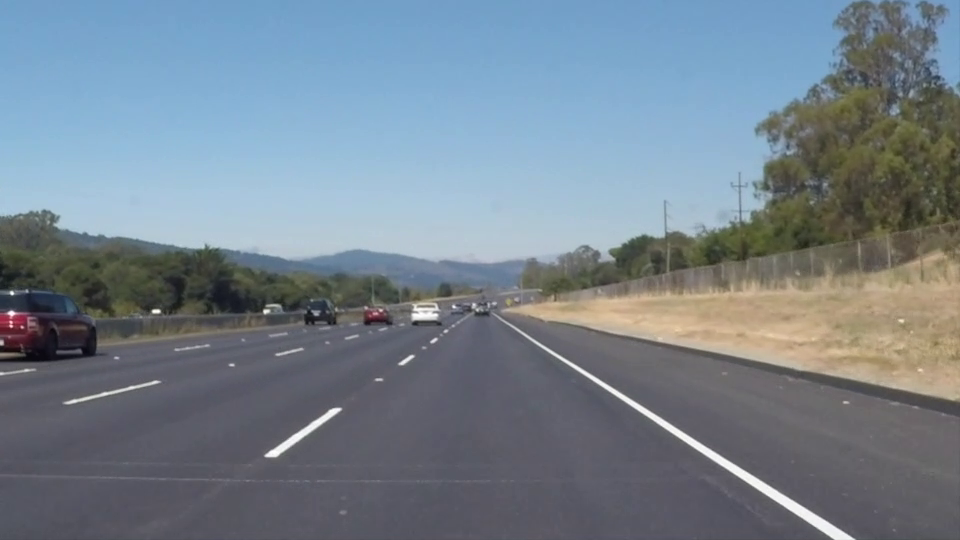
#> input picture frame 22 of solidWhiteRight.mp4, 960 x 540 px, given in place of dataset_images_inference.mp4, which was not available
$ python extract_images.py
#> lines starting #> are read from the running program, lines starting #| are printed output that depends on the picture; pictures that were not available may be replaced by others from this repository, and a replacement may not be noted
import cv2
import numpy as np
import os

video_path = "/home/namphuongtran9196/jetracer_official/yolo_lane_following/artifacts/dataset_images_inference.mp4"
output_path = "/home/namphuongtran9196/jetracer_official/conference-latex-template/IEEE-conference-template-062824/fig2_seg.jpg"

cap = cv2.VideoCapture(video_path)
if not cap.isOpened():
    print("Error opening video stream or file")
    exit(1)

total_frames = int(cap.get(cv2.CAP_PROP_FRAME_COUNT))
frame_indices = [int(total_frames * 0.1), int(total_frames * 0.35), int(total_frames * 0.6), int(total_frames * 0.85)]

frames = []
for idx in frame_indices:
    cap.set(cv2.CAP_PROP_POS_FRAMES, idx)
    ret, frame = cap.read()
    if ret:
        frames.append(frame)
#> this loop made 4 passes
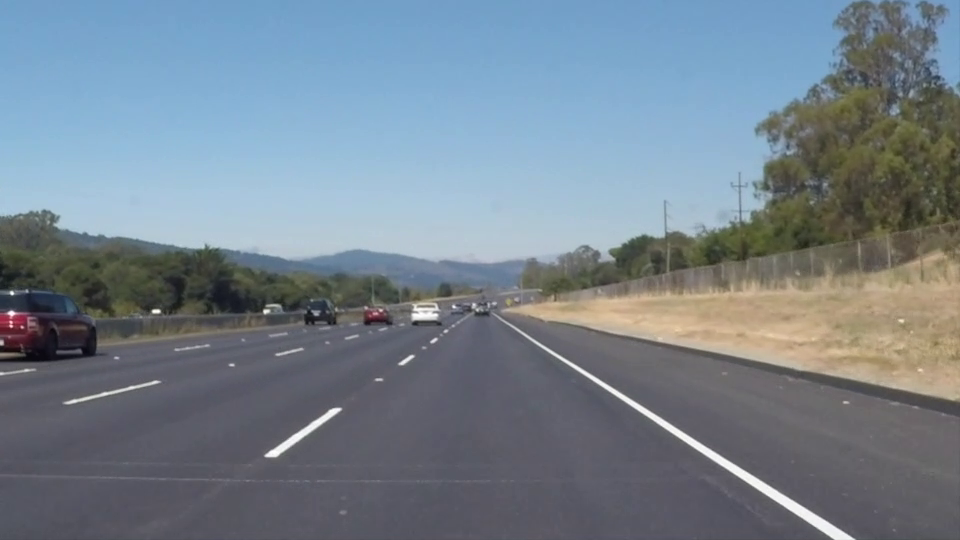
#> input picture frame 22 of solidWhiteRight.mp4, 960 x 540 px, given in place of dataset_images_inference.mp4, which was not available
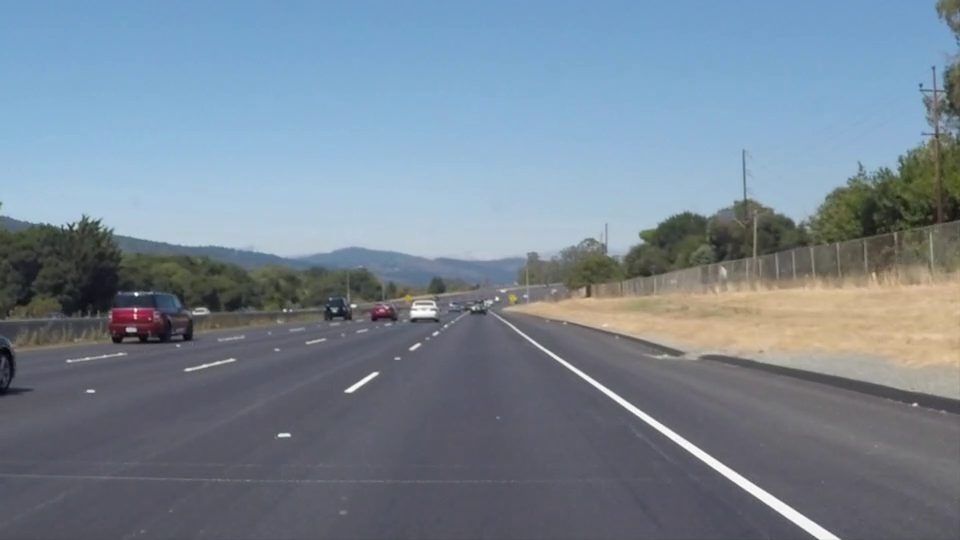
#> input picture frame 77 of solidWhiteRight.mp4, 960 x 540 px, given in place of dataset_images_inference.mp4, which was not available
#> pass 3, `ret, frame = cap.read()`:
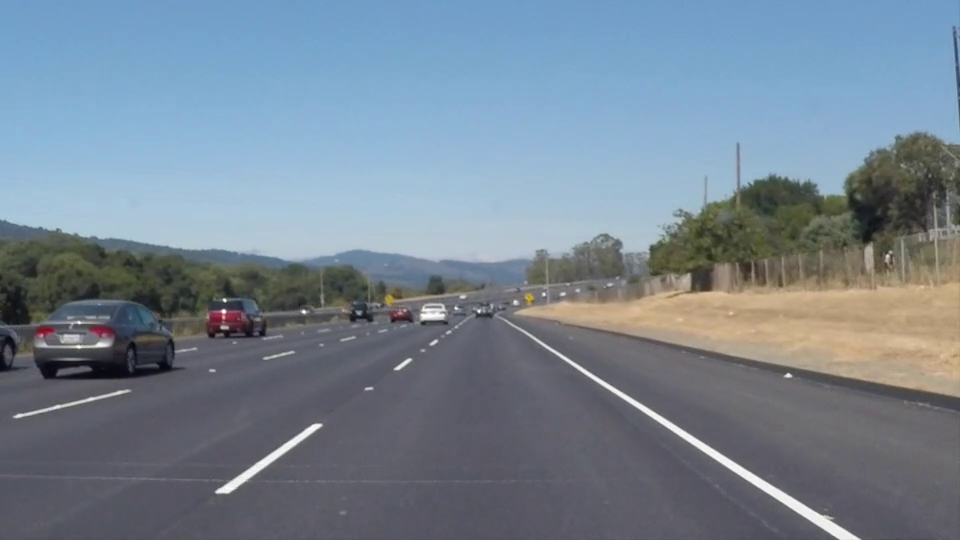
#> frame: shape (540, 960, 3); mean B, G, R 146.4, 132.9, 118.6
#> after the loop, frames = 4 items

cap.release()

if len(frames) == 4:
    # Resize frames if they are not the same size (though they should be)
    h, w = frames[0].shape[:2]
#> h = 540; w = 960
    for i in range(1, 4):
        frames[i] = cv2.resize(frames[i], (w, h))

    # Add a border to each frame
    border_size = 5
    bordered_frames = []
    for frame in frames:
        bordered = cv2.copyMakeBorder(frame, border_size, border_size, border_size, border_size, cv2.BORDER_CONSTANT, value=[255, 255, 255])
        bordered_frames.append(bordered)
#> this loop made 4 passes
#> pass 1, `bordered = cv2.copyMakeBorder(frame, border_size, border_size, border_..`:
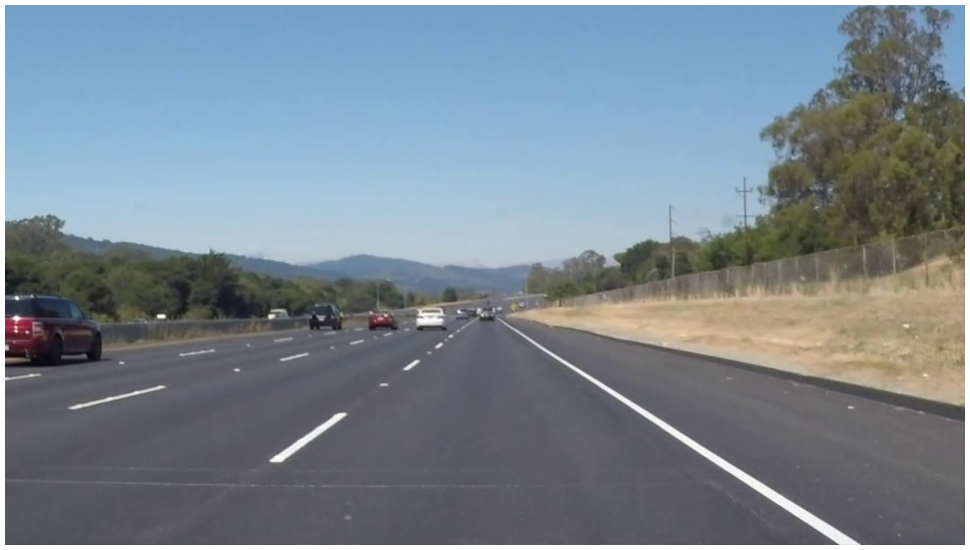
#> bordered: shape (550, 970, 3); mean B, G, R 145.1, 134.2, 121.6
#> pass 3, `bordered = cv2.copyMakeBorder(frame, border_size, border_size, border_..`:
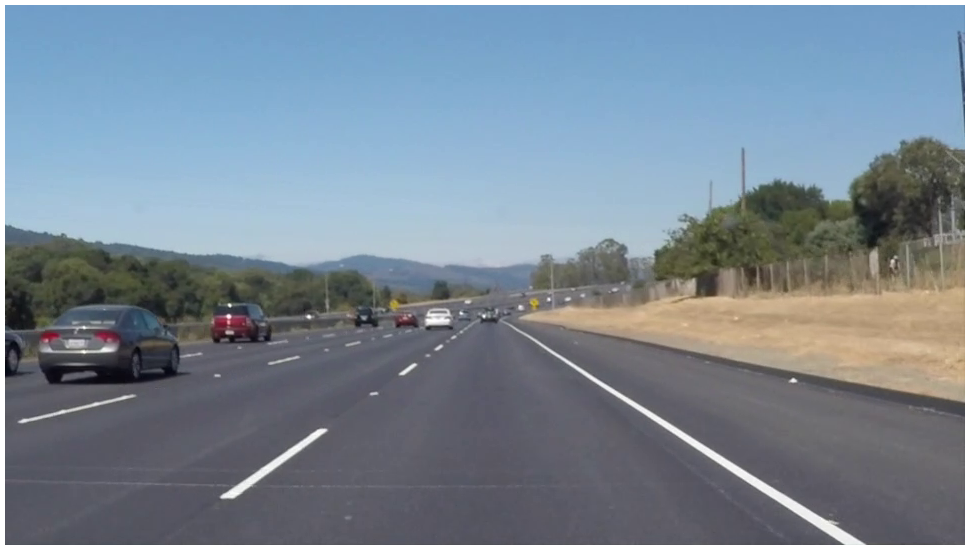
#> bordered: shape (550, 970, 3); mean of channels 0, 1, 2 149.5, 136.3, 122.5; drawn as B, G, R
#> after the loop, bordered_frames = 4 items

    # Combine into a 2x2 grid
    top_row = np.hstack((bordered_frames[0], bordered_frames[1]))
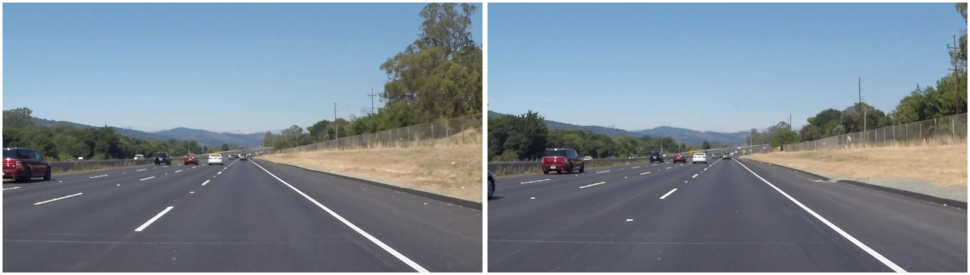
#> top_row: shape (550, 1940, 3) (shown at 1/2 size); mean of channels 0, 1, 2 148, 135.7, 122.3; drawn as B, G, R
    bottom_row = np.hstack((bordered_frames[2], bordered_frames[3]))
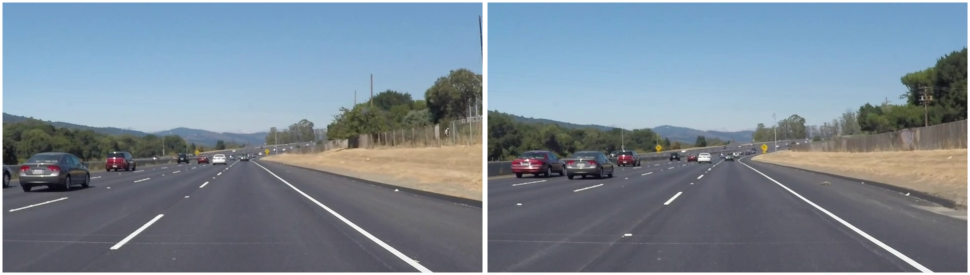
#> bottom_row: shape (550, 1940, 3) (shown at 1/2 size); mean of channels 0, 1, 2 148.7, 135.6, 121.5; drawn as B, G, R
    grid = np.vstack((top_row, bottom_row))
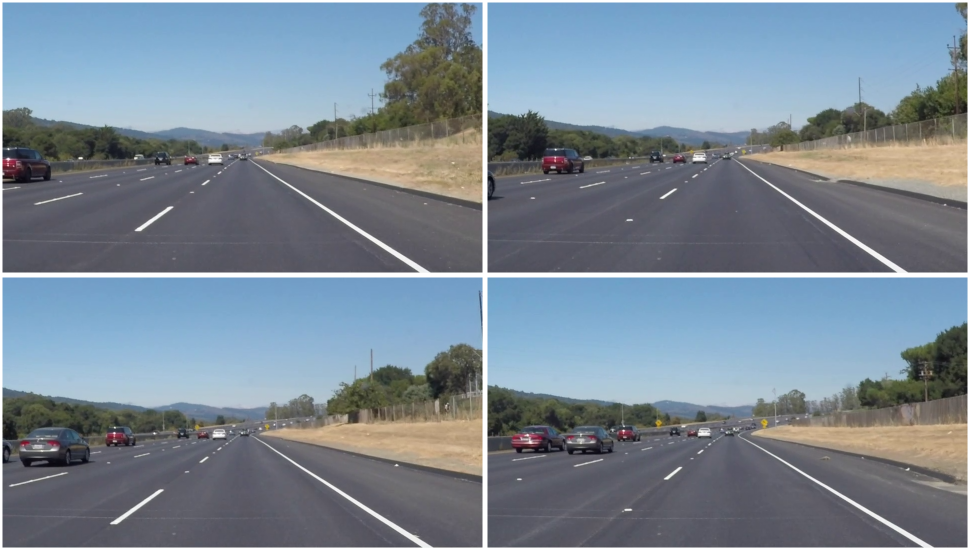
#> grid: shape (1100, 1940, 3) (shown at 1/2 size); mean of channels 0, 1, 2 148.4, 135.6, 121.9; drawn as B, G, R

    cv2.imwrite(output_path, grid)
    print(f"Successfully saved 2x2 grid to {output_path}")
else:
    print(f"Failed to extract 4 frames. Only extracted {len(frames)} frames.")

$ run again, starting later in the video
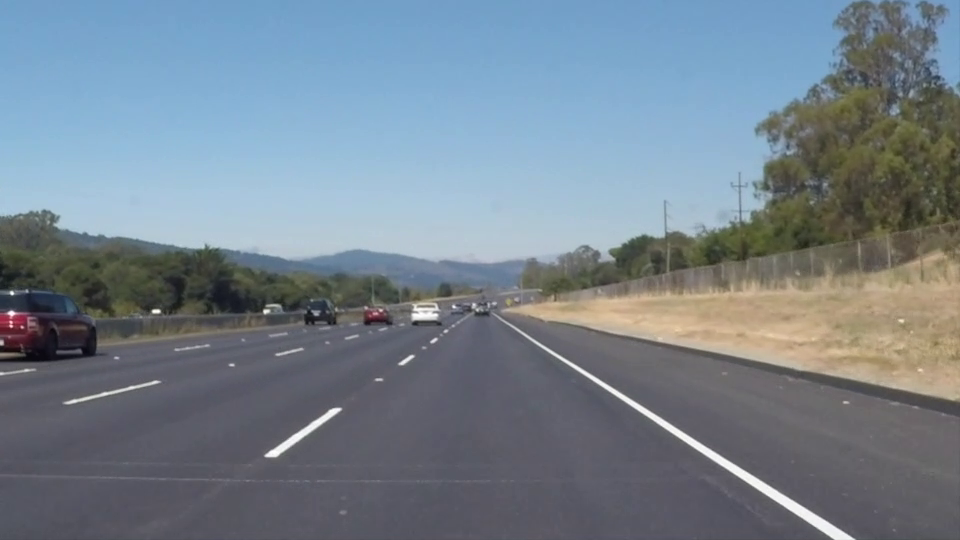
#> input picture frame 22 of solidWhiteRight.mp4, 960 x 540 px, given in place of dataset_images_inference.mp4, which was not available
#> the loop `for idx in frame_indices:` made 4 passes
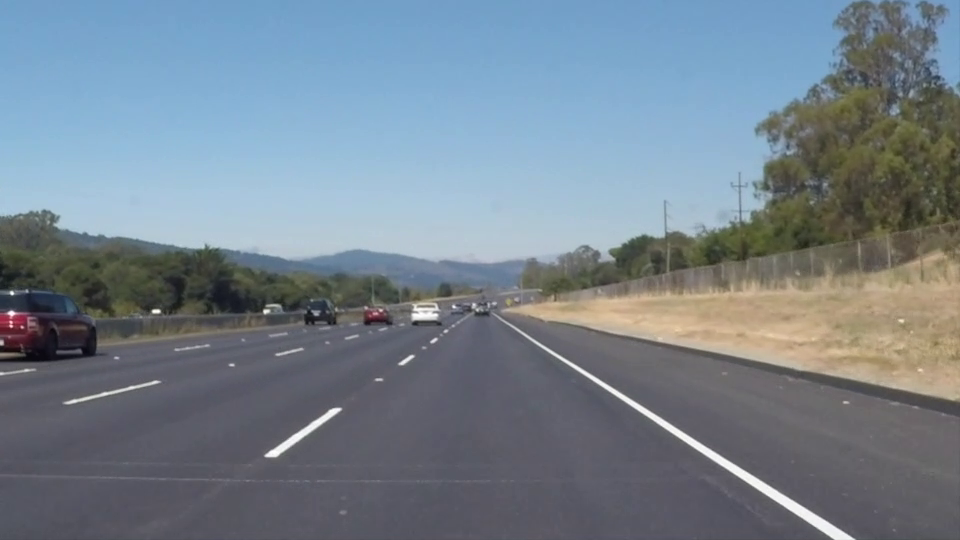
#> input picture frame 22 of solidWhiteRight.mp4, 960 x 540 px, given in place of dataset_images_inference.mp4, which was not available
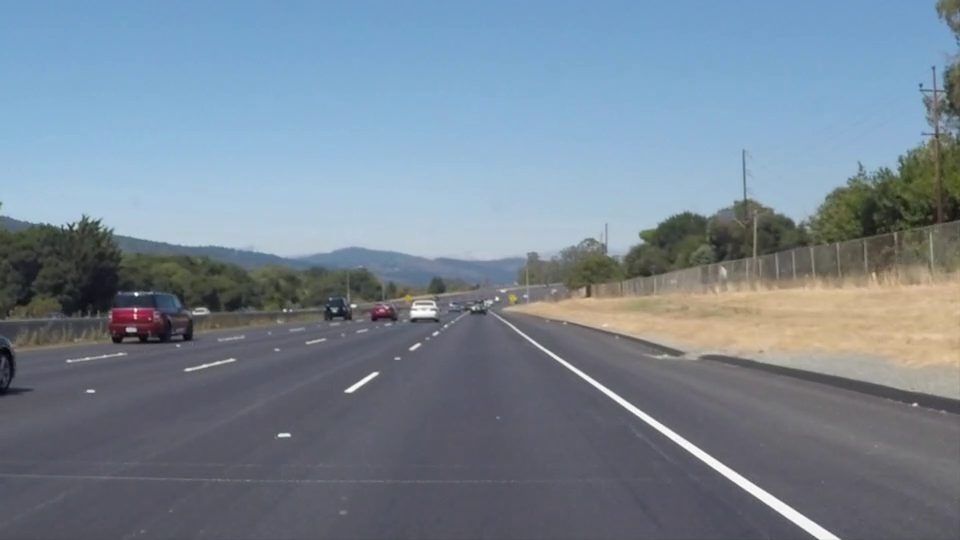
#> input picture frame 77 of solidWhiteRight.mp4, 960 x 540 px, given in place of dataset_images_inference.mp4, which was not available
#> after the loop `for idx in frame_indices:`: frames = 4 items
#> the loop `for frame in frames:` made 4 passes

$ run again, starting later in the video
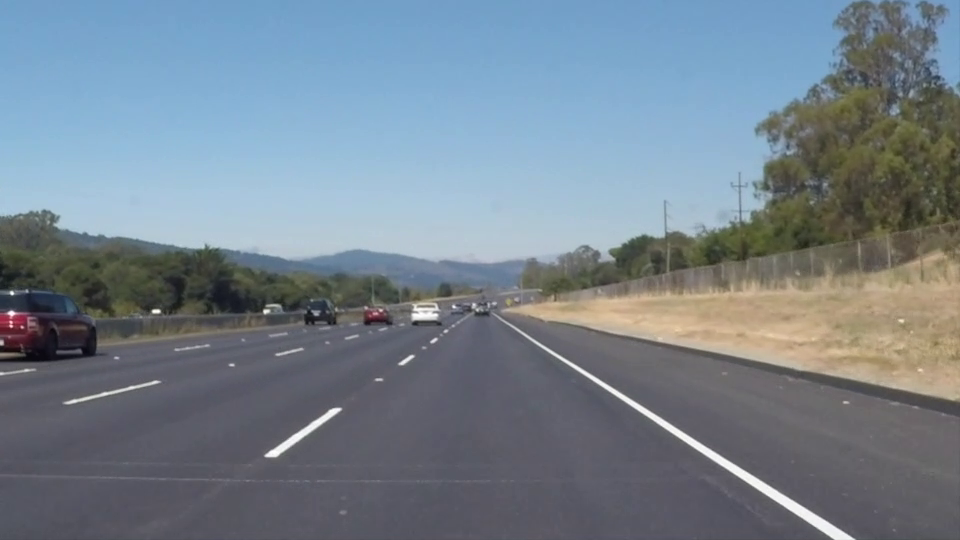
#> input picture frame 22 of solidWhiteRight.mp4, 960 x 540 px, given in place of dataset_images_inference.mp4, which was not available
#> the loop `for idx in frame_indices:` made 4 passes
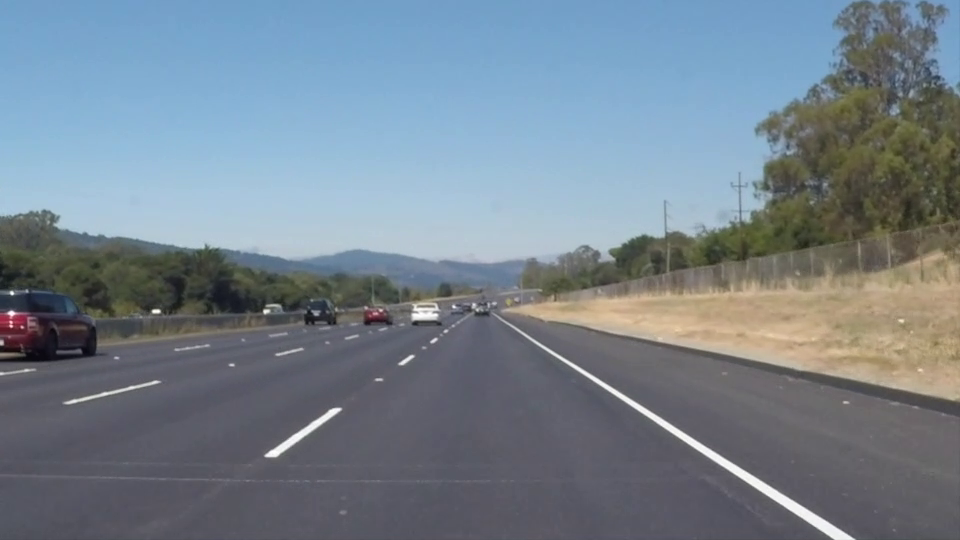
#> input picture frame 22 of solidWhiteRight.mp4, 960 x 540 px, given in place of dataset_images_inference.mp4, which was not available
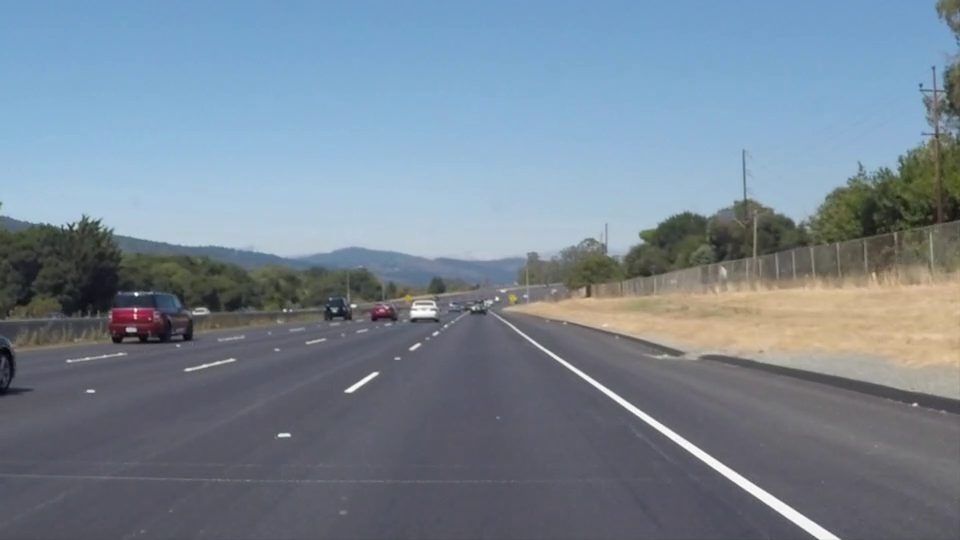
#> input picture frame 77 of solidWhiteRight.mp4, 960 x 540 px, given in place of dataset_images_inference.mp4, which was not available
#> after the loop `for idx in frame_indices:`: frames = 4 items
#> the loop `for frame in frames:` made 4 passes
